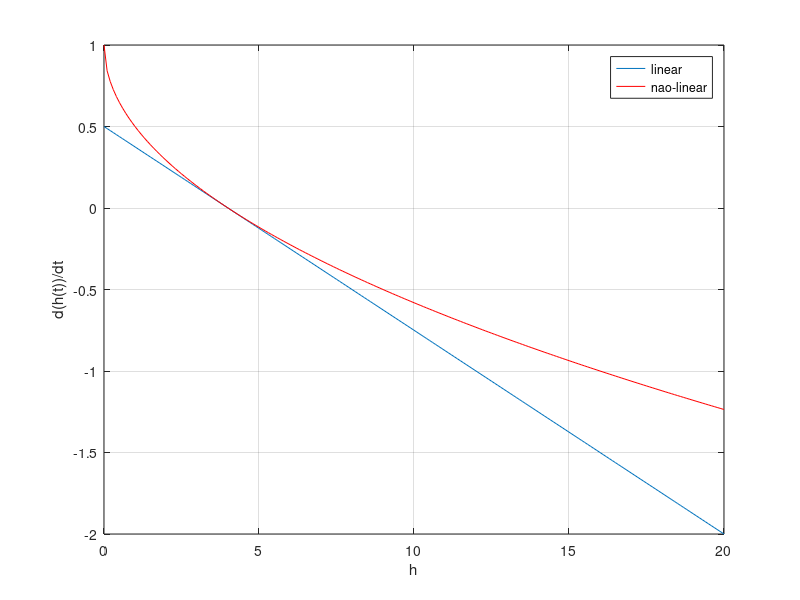
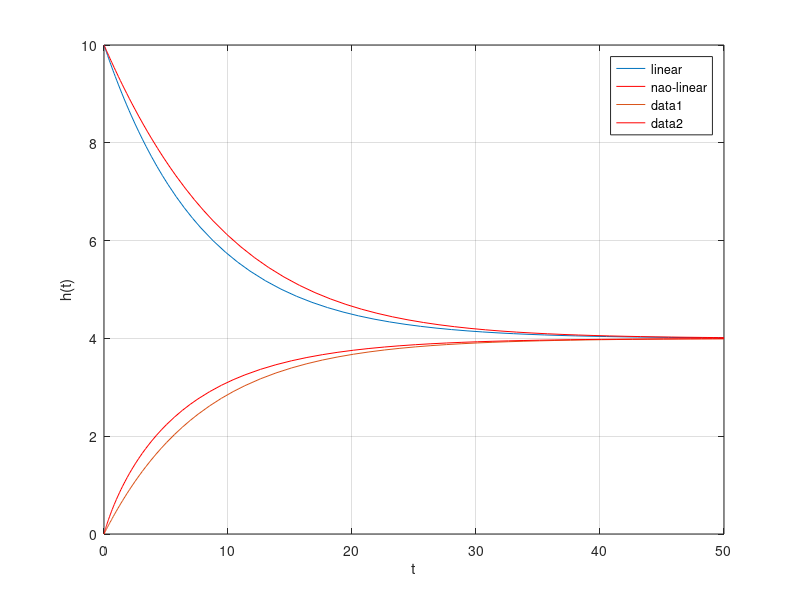

Source code (MATLAB) for these figures, in order:
% parametros
alfa = 1;
beta = 0.5;

% modelos
linear = @(t,h) -((beta^2)/(2*alfa))*(h-alfa^2/beta^2);
nao_linear = @(t,h) alfa-beta*sqrt(h);

% plotando dh/dt X h

h=0:0.1:20;

figure(1);

plot(h,linear(0,h))
hold on
plot(h,nao_linear(0,h),'r')
xlabel('h');
ylabel('d(h(t))/dt');
legend('linear','nao-linear');
grid on

% resolvendo as edo's dos dois modelos e plotando

hinicial=10;

[t,h] = ode45(linear,[0 50],hinicial);
[t2,h2] = ode45(nao_linear,[0 50],hinicial);

figure(2)

plot(t,h)
hold on
plot(t2,h2,'r')
xlabel('t');
ylabel('h(t)');
legend('linear','nao-linear');
grid on

% resolvendo e plotando novamente (no mesmo grafico), mas para outra
% condicao inicial

hinicial=0;

[t,h] = ode45(linear,[0 50],hinicial);
[t2,h2] = ode45(nao_linear,[0 50],hinicial);

plot(t,h)
plot(t2,h2,'r')